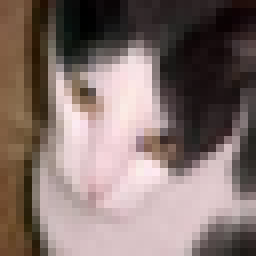
#> input picture try/img-45275-cat.png, 32 x 32 px, found by its file name (shown 8 times larger)
$ python edge.py   (older library calls are emulated)
#> lines starting #> are read from the running program, lines starting #| are printed output that depends on the picture
import PIL.ImageFilter
import cv2
import numpy as np
import matplotlib.pylab as pylab

pylab.rcParams['font.sans-serif'] = ['SimHei']


def conv2d(img):
    kernel = np.array([[-1, -1, -1], [-1, 8, -1], [-1, -1, -1]])
    img_edge = cv2.filter2D(img, -1, kernel)
    return img_edge
    # [33 lines of commented-out code are left out]

from PIL import Image, ImageFilter


#
# def conv2d(img):
#     # Roberts算子
#     # kernelx = np.array([[-1, 0], [0, 1]], dtype = int)
#     # kernely = np.array([[0, -1], [1, 0]], dtype = int)
#     # x = cv2.filter2D(img, cv2.CV_16S, kernelx)
#     # y = cv2.filter2D(img, cv2.CV_16S, kernely)
#     # # 转uint8
#     # absX = cv2.convertScaleAbs(x)
#     # absY = cv2.convertScaleAbs(y)
#     #
#     # Roberts = cv2.addWeighted(absX, 0.5, absY, 0.5, 0)
#     return Roberts


def roberts():
    path = "img-45275-cat.png"
    # # path = "F:\手机照片\zhuanzhuan\1300016554.png"
    # # path = "825033661.png"
    img = Image.open(path)
    img = np.array(img)
    # # img = cv2.imread(path, 1)
    # #
    # # img = cv2.cvtColor(img, cv2.COLOR_BGR2RGB)
    # #
    # # img = cv2.resize(img, (224, 224))
    # #
    r, g, b = cv2.split(img)
    x = conv2d(r)
    x = (x).astype('int')
    y = conv2d(g)
    y = (y).astype('int')
    z = conv2d(b)
    z = (z).astype('int')
    img_edge = cv2.merge([x, y, z])
    # #
    pylab.subplot(1, 2, 1), pylab.imshow(img), pylab.title('原始图像'), pylab.axis('off')  # 坐标轴关闭
    pylab.subplot(1, 2, 2), pylab.imshow(img_edge), pylab.title('锐化'), pylab.axis('off')
    pylab.show()
    # #
    # # pylab.show()
    #
    # # for i in range(img.shape[0]):
    # #     for j in range(img.shape[1]):
    # #         if (img_edge[i][j].mean() > 10):
    # #             img_edge[i][j] = img_edge[i][j] * 0.80 * 15
    # #             img[i][j] = img[i][j] * 0.20
    # #             img[i][j] = img[i][j] + img_edge[i][j]
    # #
    # img_edge = img.filter(ImageFilter.SHARPEN)
    # img_edge = img_edge.filter(ImageFilter.SHARPEN)
    #
    # pylab.subplot(1, 2, 1)
    # pylab.imshow(img)
    #
    # a = np.array(img)
    # b = np.array(img_edge)
    #
    # img_edg = a * 0.75 + b * 0.25
    # img_edg = img_edg.astype('int')
    #
    # print(img_edg.shape)
    #
    # pylab.subplot(1, 2, 2)
    # pylab.imshow(img_edg)
    # pylab.show()


def ruihua_PIL():
    pylab.gca().xaxis.set_major_locator(pylab.NullLocator())
    pylab.gca().yaxis.set_major_locator(pylab.NullLocator())
    pylab.subplots_adjust(top = 1, bottom = 0, left = 0, right = 1, hspace = 0, wspace = 0)

    path = "img-45275-cat.png"
    # path = "F:\手机照片\zhuanzhuan\1300016554.png"
    # path = "825033661.png"
    img = Image.open(path)
#> img is the input picture: PIL image 32x32 RGB; mean R, G, B 130.4, 113.3, 109.1


    # kernel = [-2, -2, -2,-2, 32, -2,-2, -2, -2]

    # kernel=PIL.ImageFilter.Kernel((3, 3),(
    #     -2, -2, -2,
    #     -2, 32, -2,
    #     -2, -2, -2,
    # ), None, 1)

    kernel=PIL.ImageFilter.Kernel((3, 3),(
        -2, -2, -2,
        -2, 32, -2,
        -2, -2, -2,
    ), 16, 1)
    #  img_edge = img.filter(ImageFilter.SHARPEN)
    # img_edge = img_edge.filter(ImageFilter.SHARPEN)
    img_edge1 = img.filter(kernel)
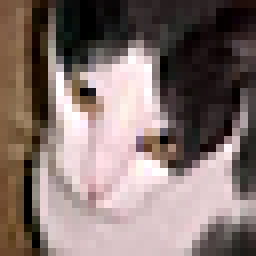
#> img_edge1: PIL image 32x32 RGB (shown 8 times larger); mean R, G, B 131.2, 114.5, 110.7
    img_edge = img_edge1.filter(kernel)
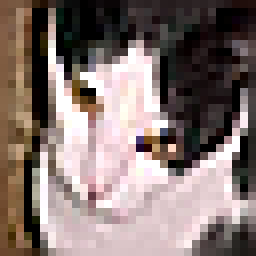
#> img_edge: PIL image 32x32 RGB (shown 8 times larger); mean R, G, B 132.3, 117.1, 113.2

    img = img.resize((224, 224))
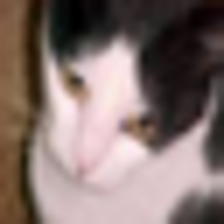
#> img: PIL image 224x224 RGB; mean R, G, B 130.4, 113.3, 109.1
    img_edge1=img_edge1.resize((224,224))
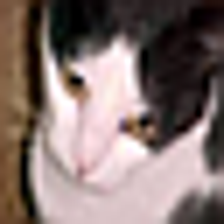
#> img_edge1: PIL image 224x224 RGB; mean R, G, B 131.1, 114.5, 110.8
    img_edge=img_edge.resize((224, 224))
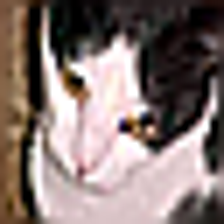
#> img_edge: PIL image 224x224 RGB; mean R, G, B 132.3, 117.2, 113.3
    # pylab.subplot(1, 5, 1)
    pylab.imshow(img),pylab.title('原始图像,λ为100%'), pylab.axis('off')
    pylab.show()
    pylab.gca().xaxis.set_major_locator(pylab.NullLocator())
    pylab.gca().yaxis.set_major_locator(pylab.NullLocator())
    pylab.subplots_adjust(top = 1, bottom = 0, left = 0, right = 1, hspace = 0, wspace = 0)

    a = np.array(img)
    b = np.array(img_edge)

    # pylab.subplot(1, 5, 2)
    pylab.imshow(img_edge1),pylab.title('单锐化，λ为0%'), pylab.axis('off')
    pylab.show()
    pylab.gca().xaxis.set_major_locator(pylab.NullLocator())
    pylab.gca().yaxis.set_major_locator(pylab.NullLocator())
    pylab.subplots_adjust(top = 1, bottom = 0, left = 0, right = 1, hspace = 0, wspace = 0)

    img_edg = a * 0.25 + b * 0.75
    img_edg = img_edg.astype('int')

    # pylab.subplot(1, 5, 3)
    pylab.imshow(img_edge),pylab.title('双锐化，λ为0%'), pylab.axis('off')
    pylab.show()
    pylab.gca().xaxis.set_major_locator(pylab.NullLocator())
    pylab.gca().yaxis.set_major_locator(pylab.NullLocator())
    pylab.subplots_adjust(top = 1, bottom = 0, left = 0, right = 1, hspace = 0, wspace = 0)

    b=np.array(img_edge1)
    img_edg = a * 0.5 + b * 0.5
    img_edg = img_edg.astype('int')

    # pylab.subplot(1, 5, 4)
    pylab.imshow(img_edg), pylab.title('单锐化，λ为50%'), pylab.axis('off')
    pylab.show()
    pylab.gca().xaxis.set_major_locator(pylab.NullLocator())
    pylab.gca().yaxis.set_major_locator(pylab.NullLocator())
    pylab.subplots_adjust(top = 1, bottom = 0, left = 0, right = 1, hspace = 0, wspace = 0)

    b=np.array(img_edge)
    img_edg = a * 0.5 + b * 0.5
    img_edg = img_edg.astype('int')

    # pylab.subplot(1, 5, 5)
    pylab.imshow(img_edg), pylab.title('双锐化，λ为50%'), pylab.axis('off')
    pylab.show()


ruihua_PIL()
# roberts()
# filterargs = (3, 3), 16, 0, (
#         -2, -2, -2,
#         -2, 32, -2,
#         -2, -2, -2,
#     )
# print(filterargs)
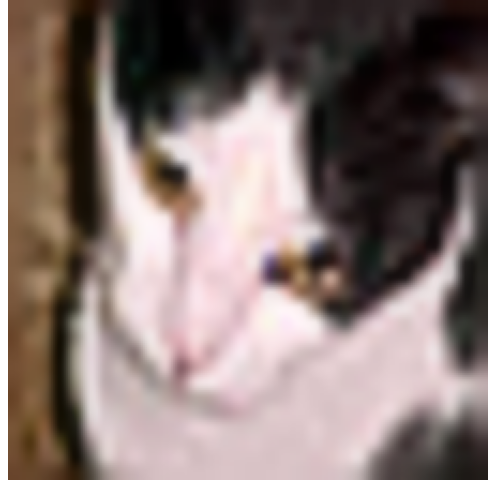
#> figure drawn by matplotlib, 1 panel

$ run again, with try/img-47647-dog.png copied over try/img-45275-cat.png
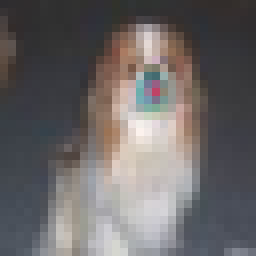
#> input picture try/img-47647-dog.png, 32 x 32 px, found by its file name (shown 8 times larger)
#> in ruihua_PIL, img is the input picture: PIL image 32x32 RGB; mean R, G, B 106.5, 102.6, 102.8
#> img: PIL image 224x224 RGB
#> in ruihua_PIL, `img_edge=img_edge.resize((224, 224))`:
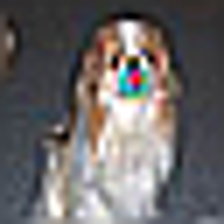
#> img_edge: PIL image 224x224 RGB; mean R, G, B 107.6, 104.1, 104.2
#> `# print(filterargs)`:
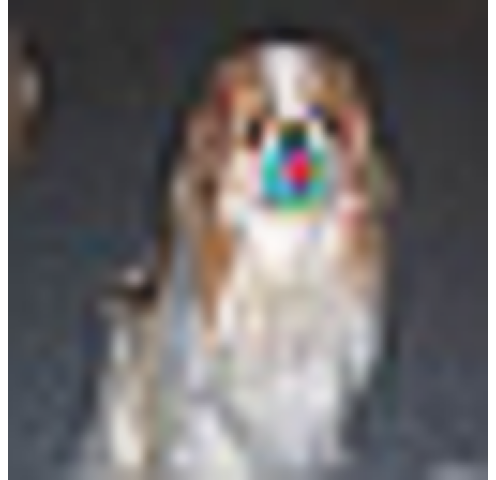
#> figure drawn by matplotlib, 1 panel
